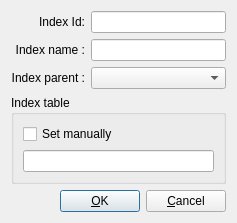
<?xml version="1.0" encoding="UTF-8"?>
<ui version="4.0">
 <class>index_form</class>
 <widget class="QDialog" name="index_form">
  <property name="geometry">
   <rect>
    <x>0</x>
    <y>0</y>
    <width>237</width>
    <height>215</height>
   </rect>
  </property>
  <property name="windowTitle">
   <string>Add/edit index</string>
  </property>
  <layout class="QGridLayout" name="gridLayout_2">
   <item row="0" column="0">
    <widget class="QLabel" name="lIndexId">
     <property name="text">
      <string>Index Id:</string>
     </property>
     <property name="alignment">
      <set>Qt::AlignRight|Qt::AlignTrailing|Qt::AlignVCenter</set>
     </property>
    </widget>
   </item>
   <item row="0" column="1">
    <widget class="QLineEdit" name="lEIndexId">
     <property name="readOnly">
      <bool>true</bool>
     </property>
    </widget>
   </item>
   <item row="1" column="0">
    <widget class="QLabel" name="lIndexName">
     <property name="text">
      <string>Index name :</string>
     </property>
     <property name="alignment">
      <set>Qt::AlignRight|Qt::AlignTrailing|Qt::AlignVCenter</set>
     </property>
    </widget>
   </item>
   <item row="1" column="1">
    <widget class="QLineEdit" name="lEIndexName"/>
   </item>
   <item row="2" column="0">
    <widget class="QLabel" name="lIndexParent">
     <property name="text">
      <string>Index parent :</string>
     </property>
     <property name="alignment">
      <set>Qt::AlignRight|Qt::AlignTrailing|Qt::AlignVCenter</set>
     </property>
    </widget>
   </item>
   <item row="2" column="1">
    <widget class="QComboBox" name="cbIndexParent"/>
   </item>
   <item row="3" column="0" colspan="2">
    <widget class="QGroupBox" name="gbTableName">
     <property name="title">
      <string>Index table</string>
     </property>
     <layout class="QGridLayout" name="gridLayout">
      <item row="0" column="0">
       <widget class="QCheckBox" name="chManual">
        <property name="text">
         <string>Set manually</string>
        </property>
       </widget>
      </item>
      <item row="1" column="0">
       <widget class="QLineEdit" name="lETableName"/>
      </item>
     </layout>
    </widget>
   </item>
   <item row="4" column="0" colspan="2">
    <layout class="QHBoxLayout" name="horizontalLayout">
     <item>
      <spacer name="horizontalSpacer">
       <property name="orientation">
        <enum>Qt::Horizontal</enum>
       </property>
       <property name="sizeHint" stdset="0">
        <size>
         <width>28</width>
         <height>20</height>
        </size>
       </property>
      </spacer>
     </item>
     <item>
      <widget class="QPushButton" name="pbOk">
       <property name="text">
        <string>&amp;OK</string>
       </property>
      </widget>
     </item>
     <item>
      <widget class="QPushButton" name="pbCancel">
       <property name="text">
        <string>&amp;Cancel</string>
       </property>
      </widget>
     </item>
    </layout>
   </item>
  </layout>
 </widget>
 <resources/>
 <connections/>
</ui>
